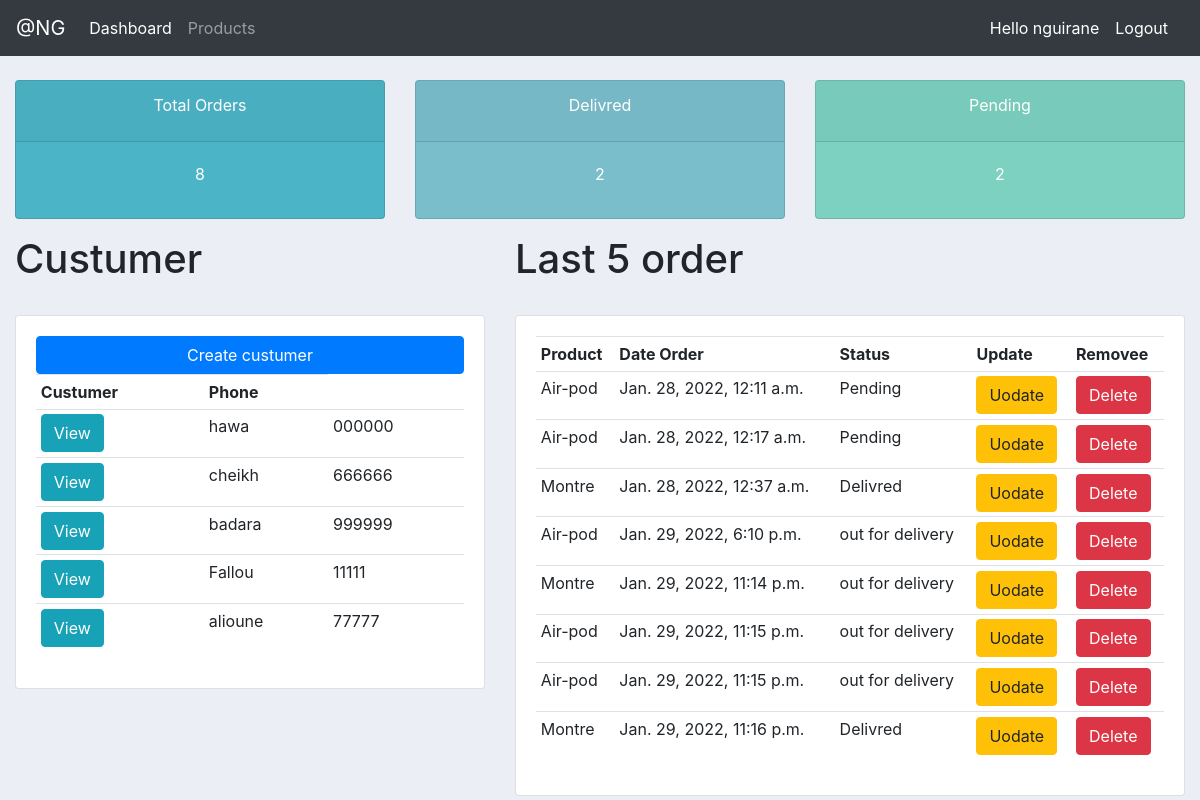
Before: / (signed in) with the older database file.
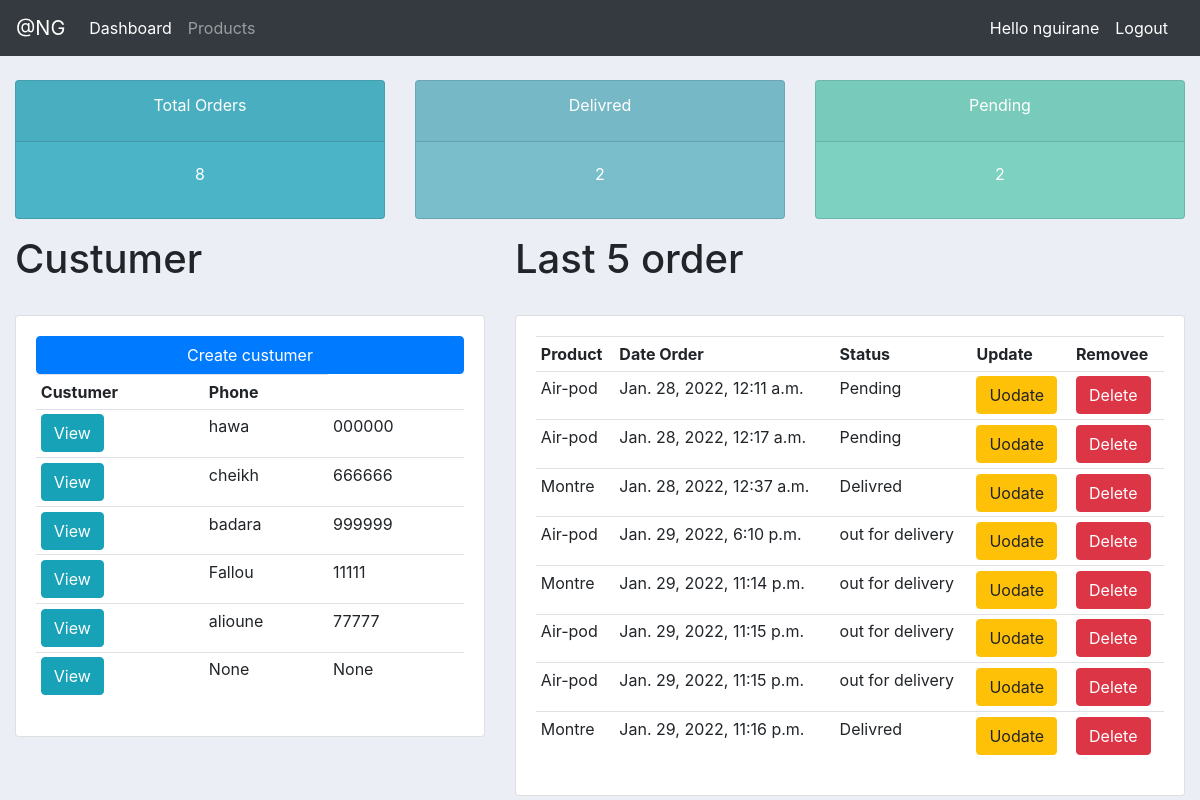
After: the same page with the newer database file.
### account/models.py (models this page shows, shortened)
class Custumer(models.Model):
    user = models.OneToOneField(User, on_delete=models.CASCADE, null=True)
    name = models.CharField(max_length = 150, null=True)
    phone = models.CharField(max_length = 150, null=True)
    email = models.CharField(max_length = 150, null=True)
    date_created = models.DateTimeField(auto_now_add=True)

class Order(models.Model):
    STATUS = (
        ('Pending', 'Pending'),
            ('out for delivery', 'Out for delivery'),
            ('Delivred', 'Delivred')
        )
    date_created = models.DateTimeField(auto_now_add=True)
    customer = models.ForeignKey(Custumer, on_delete=models.CASCADE, null=True)
    product = models.ForeignKey(Product, on_delete=models.CASCADE, null=True)
    status = models.CharField(max_length = 150, choices=STATUS)
    note = models.CharField(max_length = 100, null=True)

class Product(models.Model):
    CATEGORY = (
        ("Indor", "Indor"),
        ("Out Dor", "Out Door")
    )
    name = models.CharField(max_length = 150, null=True)
    price = models.FloatField(null=True)
    category = models.CharField(max_length = 150, null=True , choices=CATEGORY)
    description = models.CharField(max_length = 150, null=True)
    date_created = models.DateTimeField(auto_now_add=True, null=True)

### account/decorators.py (the view)
        def wrapper_func(request, *args, **kwargs):
           group = None
           if request.user.groups.exists():
                group = request.user.groups.all()[0].name
           if group in allowed_roles:
               return view_func(request, *args, **kwargs)
           else:
               return redirect("user-page")

### account/views.py (called while the page is built)
@login_required(login_url='login')
@allowed_user(allowed_roles=['admin'])
@admin_only
def home(request):
    custumers = Custumer.objects.all()
    total_customers = Custumer.objects.count()
    orders = Order.objects.all()
    total_orders = Order.objects.count()
    total_delivred = Order.objects.filter(status='Delivred').count()
    total_pending = Order.objects.filter(status='Pending').count()
    context = {"custumers":custumers, "orders":orders,
                "total_customers":total_customers,
                "total_orders":total_orders,
                "total_delivred":total_delivred,
                "total_pending":total_pending }
    return render(request, 'account/dashboard.html', context)

### account/templates/account/dashboard.html
{% extends "account/base.html" %}
{% block content %}
{% include "account/status.html" %}
   <div class="row">
        <div class="col-md-5">
            <h1>Custumer</h1>
            <br>
            <div class="card card-body">
                <a href="" class="btn btn-primary btn-block">Create custumer</a>
                <table class="table table-sm">
                    <tr>
                        <th>Custumer</th>
                        <th>Phone</th>
                    </tr>
                    {% for c in custumers  %}
                    <tr>
                       <th><a href={% url 'customer' c.pk %} class="btn btn-info">View</a></th>
                        <td>{{ c.name }}</td>
                        <td>{{ c.phone }}</td>
                    </tr>
                {% endfor %}
                </table>
            </div>
        </div>
        <div class="col-md-7">
            <h1>Last 5 order</h1>
            <br>
            <div class="card card-body">
                <table class="table table-sm">
                    <tr>
                        <th>Product</th>
                        <th>Date Order</th>
                        <th>Status</th>
                        <th>Update</th>
                        <th>Removee</th>
                    </tr>
                        {% for o in orders  %}
                    <tr>
                         <td>{{ o.product.name }}</td>
                        <td>{{ o.date_created }}</td>
                        <td>{{ o.status }}</td>
                       <td><a href={% url 'updateOrder' o.pk %} class="btn btn-warning">Uodate</a></td>
                       <td><a href={% url 'deleteOrder' o.pk %} class="btn btn-danger">Delete</a></td>
                    </tr>
                {% endfor %}
                </table>
            </div>
        </div>
   </div>
{% endblock content %}

### account/templates/account/base.html (shortened to what this page needs)
{% load static %}
<!DOCTYPE html>
<html lang="en">
<head>
    <link rel="stylesheet" href="https://maxcdn.bootstrapcdn.com/bootstrap/4.0.0/css/bootstrap.min.css">
    <link rel="stylesheet" href="{% static 'css/main.css'%}">
</head>
<body>
    {% include "account/navbar.html" %}
<div class="container-fluid">
    {% block content %}
    {% endblock content %}
    </div>
</body>
</html>

### account/templates/account/navbar.html (shortened to what this page needs)
<nav class="navbar navbar-expand-lg navbar-dark bg-dark">
  <a class="navbar-brand" href="#">@NG</a>
  <div class="collapse navbar-collapse" id="navbarNav">
    <ul class="navbar-nav mr-auto">
    {% if request.user.is_staff %}
      <li class="nav-item active">
        <a class="nav-link" href={% url 'home' %}>Dashboard</a>
      </li>
      <li class="nav-item">
        <a class="nav-link" href={% url 'products' %}>Products</a>
      </li>
    {% endif %}
    </ul>
    <span class="text-white">Hello {{ request.user}}</span>
    <span> <a class="nav-link text-white" href={% url 'logout' %}>Logout</a></span>
  </div>
</nav>

### account/templates/account/status.html
<br>
<div class="row">
        <div class="col-md-4">
            <div class="card text-center text-white mb-3" id="total-orders">
                <div class="card-header">
                    <div class="card-title">Total Orders</div>
                </div>
                <div class="card-body">
                    <div class="card-title"> {{ total_orders}}</div>
                </div>
            </div>
        </div>
        <div class="col-md-4">
            <div class="card text-center text-white mb-3" id="orders-delivred">
                <div class="card-header">
                    <div class="card-title">Delivred</div>
                </div>
                <div class="card-body">
                    <div class="card-title">{{ total_delivred }}</div>
                </div>
            </div>
        </div>
        <div class="col-md-4">
            <div class="card text-center text-white mb-3" id="orders-spend">
                <div class="card-header">
                    <div class="card-title">Pending</div>
                </div>
                <div class="card-body">
                    <div class="card-title">{{total_pending}}</div>
                </div>
            </div>
        </div>
</div>

### account/static/css/main.css (style rules this page uses)
body { background-color: #ebeff5; }
#total-orders { background-color: #4cb4c7; }
#orders-delivred { background-color: #7abecc; }
#orders-spend { background-color: #7cd1c0; }

Changed rows visible on the page:
added Custumer: name "None", phone "None"
